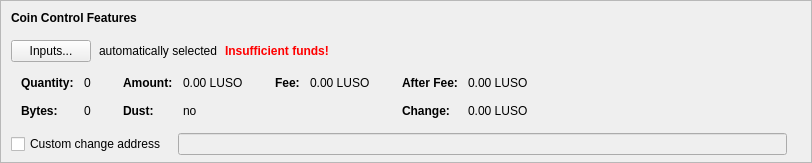
    <widget class="QFrame" name="frameCoinControl">
     <property name="sizePolicy">
      <sizepolicy hsizetype="Expanding" vsizetype="Expanding">
       <horstretch>0</horstretch>
       <verstretch>0</verstretch>
      </sizepolicy>
     </property>
     <property name="maximumSize">
      <size>
       <width>16777215</width>
       <height>16777215</height>
      </size>
     </property>
     <property name="frameShape">
      <enum>QFrame::StyledPanel</enum>
     </property>
     <property name="frameShadow">
      <enum>QFrame::Sunken</enum>
     </property>
     <layout class="QVBoxLayout" name="verticalLayoutCoinControl2">
      <property name="spacing">
       <number>0</number>
      </property>
      <property name="leftMargin">
       <number>0</number>
      </property>
      <property name="topMargin">
       <number>0</number>
      </property>
      <property name="rightMargin">
       <number>0</number>
      </property>
      <property name="bottomMargin">
       <number>6</number>
      </property>
      <item>
       <layout class="QVBoxLayout" name="verticalLayoutCoinControl" stretch="0,0,0,0,1">
        <property name="spacing">
         <number>0</number>
        </property>
        <property name="leftMargin">
         <number>10</number>
        </property>
        <property name="topMargin">
         <number>10</number>
        </property>
        <item>
         <layout class="QHBoxLayout" name="horizontalLayoutCoinControl1">
          <property name="bottomMargin">
           <number>15</number>
          </property>
          <item>
           <widget class="QLabel" name="labelCoinControlFeatures">
            <property name="sizePolicy">
             <sizepolicy hsizetype="Preferred" vsizetype="Maximum">
              <horstretch>0</horstretch>
              <verstretch>0</verstretch>
             </sizepolicy>
            </property>
            <property name="font">
             <font>
              <weight>75</weight>
              <bold>true</bold>
             </font>
            </property>
            <property name="styleSheet">
             <string notr="true">font-weight:bold;</string>
            </property>
            <property name="text">
             <string>Coin Control Features</string>
            </property>
           </widget>
          </item>
         </layout>
        </item>
        <item>
         <layout class="QHBoxLayout" name="horizontalLayoutCoinControl2" stretch="0,0,0,0">
          <property name="spacing">
           <number>8</number>
          </property>
          <property name="bottomMargin">
           <number>10</number>
          </property>
          <item>
           <widget class="QPushButton" name="pushButtonCoinControl">
            <property name="styleSheet">
             <string notr="true"/>
            </property>
            <property name="text">
             <string>Inputs...</string>
            </property>
            <property name="autoDefault">
             <bool>false</bool>
            </property>
           </widget>
          </item>
          <item>
           <widget class="QLabel" name="labelCoinControlAutomaticallySelected">
            <property name="text">
             <string>automatically selected</string>
            </property>
            <property name="margin">
             <number>5</number>
            </property>
           </widget>
          </item>
          <item>
           <widget class="QLabel" name="labelCoinControlInsuffFunds">
            <property name="font">
             <font>
              <weight>75</weight>
              <bold>true</bold>
             </font>
            </property>
            <property name="styleSheet">
             <string notr="true">color:red;font-weight:bold;</string>
            </property>
            <property name="text">
             <string>Insufficient funds!</string>
            </property>
            <property name="margin">
             <number>5</number>
            </property>
           </widget>
          </item>
          <item>
           <spacer name="horizontalSpacerCoinControl">
            <property name="orientation">
             <enum>Qt::Horizontal</enum>
            </property>
            <property name="sizeHint" stdset="0">
             <size>
              <width>40</width>
              <height>1</height>
             </size>
            </property>
           </spacer>
          </item>
         </layout>
        </item>
        <item>
         <widget class="QWidget" name="widgetCoinControl" native="true">
          <property name="sizePolicy">
           <sizepolicy hsizetype="Preferred" vsizetype="Preferred">
            <horstretch>0</horstretch>
            <verstretch>0</verstretch>
           </sizepolicy>
          </property>
          <property name="minimumSize">
           <size>
            <width>0</width>
            <height>0</height>
           </size>
          </property>
          <property name="styleSheet">
           <string notr="true"/>
          </property>
          <layout class="QHBoxLayout" name="horizontalLayoutCoinControl5">
           <property name="leftMargin">
            <number>0</number>
           </property>
           <property name="topMargin">
            <number>0</number>
           </property>
           <property name="rightMargin">
            <number>0</number>
           </property>
           <property name="bottomMargin">
            <number>0</number>
           </property>
           <item>
            <layout class="QHBoxLayout" name="horizontalLayoutCoinControl3" stretch="0,0,0,1">
             <property name="spacing">
              <number>20</number>
             </property>
             <property name="topMargin">
              <number>0</number>
             </property>
             <property name="bottomMargin">
              <number>10</number>
             </property>
             <item>
              <layout class="QFormLayout" name="formLayoutCoinControl1">
               <property name="horizontalSpacing">
                <number>10</number>
               </property>
               <property name="verticalSpacing">
                <number>14</number>
               </property>
               <property name="leftMargin">
                <number>10</number>
               </property>
               <property name="topMargin">
                <number>4</number>
               </property>
               <property name="rightMargin">
                <number>6</number>
               </property>
               <item row="0" column="0">
                <widget class="QLabel" name="labelCoinControlQuantityText">
                 <property name="font">
                  <font>
                   <weight>75</weight>
                   <bold>true</bold>
                  </font>
                 </property>
                 <property name="text">
                  <string>Quantity:</string>
                 </property>
                 <property name="margin">
                  <number>0</number>
                 </property>
                </widget>
               </item>
               <item row="0" column="1">
                <widget class="QLabel" name="labelCoinControlQuantity">
                 <property name="cursor">
                  <cursorShape>IBeamCursor</cursorShape>
                 </property>
                 <property name="contextMenuPolicy">
                  <enum>Qt::ActionsContextMenu</enum>
                 </property>
                 <property name="text">
                  <string notr="true">0</string>
                 </property>
                 <property name="margin">
                  <number>0</number>
                 </property>
                 <property name="textInteractionFlags">
                  <set>Qt::LinksAccessibleByMouse|Qt::TextSelectableByKeyboard|Qt::TextSelectableByMouse</set>
                 </property>
                </widget>
               </item>
               <item row="1" column="0">
                <widget class="QLabel" name="labelCoinControlBytesText">
                 <property name="font">
                  <font>
                   <weight>75</weight>
                   <bold>true</bold>
                  </font>
                 </property>
                 <property name="text">
                  <string>Bytes:</string>
                 </property>
                </widget>
               </item>
               <item row="1" column="1">
                <widget class="QLabel" name="labelCoinControlBytes">
                 <property name="cursor">
                  <cursorShape>IBeamCursor</cursorShape>
                 </property>
                 <property name="contextMenuPolicy">
                  <enum>Qt::ActionsContextMenu</enum>
                 </property>
                 <property name="text">
                  <string notr="true">0</string>
                 </property>
                 <property name="textInteractionFlags">
                  <set>Qt::LinksAccessibleByMouse|Qt::TextSelectableByKeyboard|Qt::TextSelectableByMouse</set>
                 </property>
                </widget>
               </item>
              </layout>
             </item>
             <item>
              <layout class="QFormLayout" name="formLayoutCoinControl2">
               <property name="horizontalSpacing">
                <number>10</number>
               </property>
               <property name="verticalSpacing">
                <number>14</number>
               </property>
               <property name="leftMargin">
                <number>6</number>
               </property>
               <property name="topMargin">
                <number>4</number>
               </property>
               <property name="rightMargin">
                <number>6</number>
               </property>
               <item row="0" column="0">
                <widget class="QLabel" name="labelCoinControlAmountText">
                 <property name="font">
                  <font>
                   <weight>75</weight>
                   <bold>true</bold>
                  </font>
                 </property>
                 <property name="text">
                  <string>Amount:</string>
                 </property>
                 <property name="margin">
                  <number>0</number>
                 </property>
                </widget>
               </item>
               <item row="0" column="1">
                <widget class="QLabel" name="labelCoinControlAmount">
                 <property name="cursor">
                  <cursorShape>IBeamCursor</cursorShape>
                 </property>
                 <property name="contextMenuPolicy">
                  <enum>Qt::ActionsContextMenu</enum>
                 </property>
                 <property name="text">
                  <string notr="true">0.00 LUSO</string>
                 </property>
                 <property name="textInteractionFlags">
                  <set>Qt::LinksAccessibleByMouse|Qt::TextSelectableByKeyboard|Qt::TextSelectableByMouse</set>
                 </property>
                </widget>
               </item>
               <item row="1" column="0">
                <widget class="QLabel" name="labelCoinControlLowOutputText">
                 <property name="font">
                  <font>
                   <weight>75</weight>
                   <bold>true</bold>
                  </font>
                 </property>
                 <property name="text">
                  <string>Dust:</string>
                 </property>
                </widget>
               </item>
               <item row="1" column="1">
                <widget class="QLabel" name="labelCoinControlLowOutput">
                 <property name="cursor">
                  <cursorShape>IBeamCursor</cursorShape>
                 </property>
                 <property name="contextMenuPolicy">
                  <enum>Qt::ActionsContextMenu</enum>
                 </property>
                 <property name="text">
                  <string notr="true">no</string>
                 </property>
                 <property name="textInteractionFlags">
                  <set>Qt::LinksAccessibleByMouse|Qt::TextSelectableByKeyboard|Qt::TextSelectableByMouse</set>
                 </property>
                </widget>
               </item>
              </layout>
             </item>
             <item>
              <layout class="QFormLayout" name="formLayoutCoinControl3">
               <property name="horizontalSpacing">
                <number>10</number>
               </property>
               <property name="verticalSpacing">
                <number>14</number>
               </property>
               <property name="leftMargin">
                <number>6</number>
               </property>
               <property name="topMargin">
                <number>4</number>
               </property>
               <property name="rightMargin">
                <number>6</number>
               </property>
               <item row="0" column="0">
                <widget class="QLabel" name="labelCoinControlFeeText">
                 <property name="font">
                  <font>
                   <weight>75</weight>
                   <bold>true</bold>
                  </font>
                 </property>
                 <property name="text">
                  <string>Fee:</string>
                 </property>
                 <property name="margin">
                  <number>0</number>
                 </property>
                </widget>
               </item>
               <item row="0" column="1">
                <widget class="QLabel" name="labelCoinControlFee">
                 <property name="cursor">
                  <cursorShape>IBeamCursor</cursorShape>
                 </property>
                 <property name="contextMenuPolicy">
                  <enum>Qt::ActionsContextMenu</enum>
                 </property>
                 <property name="text">
                  <string notr="true">0.00 LUSO</string>
                 </property>
                 <property name="textInteractionFlags">
                  <set>Qt::LinksAccessibleByMouse|Qt::TextSelectableByKeyboard|Qt::TextSelectableByMouse</set>
                 </property>
                </widget>
               </item>
             </layout>
             </item>
             <item>
              <layout class="QFormLayout" name="formLayoutCoinControl4">
               <property name="horizontalSpacing">
                <number>10</number>
               </property>
               <property name="verticalSpacing">
                <number>14</number>
               </property>
               <property name="leftMargin">
                <number>6</number>
               </property>
               <property name="topMargin">
                <number>4</number>
               </property>
               <property name="rightMargin">
                <number>6</number>
               </property>
               <item row="0" column="0">
                <widget class="QLabel" name="labelCoinControlAfterFeeText">
                 <property name="font">
                  <font>
                   <weight>75</weight>
                   <bold>true</bold>
                  </font>
                 </property>
                 <property name="text">
                  <string>After Fee:</string>
                 </property>
                 <property name="margin">
                  <number>0</number>
                 </property>
                </widget>
               </item>
               <item row="0" column="1">
                <widget class="QLabel" name="labelCoinControlAfterFee">
                 <property name="cursor">
                  <cursorShape>IBeamCursor</cursorShape>
                 </property>
                 <property name="contextMenuPolicy">
                  <enum>Qt::ActionsContextMenu</enum>
                 </property>
                 <property name="text">
                  <string notr="true">0.00 LUSO</string>
                 </property>
                 <property name="textInteractionFlags">
                  <set>Qt::LinksAccessibleByMouse|Qt::TextSelectableByKeyboard|Qt::TextSelectableByMouse</set>
                 </property>
                </widget>
               </item>
               <item row="1" column="0">
                <widget class="QLabel" name="labelCoinControlChangeText">
                 <property name="font">
                  <font>
                   <weight>75</weight>
                   <bold>true</bold>
                  </font>
                 </property>
                 <property name="text">
                  <string>Change:</string>
                 </property>
                </widget>
               </item>
               <item row="1" column="1">
                <widget class="QLabel" name="labelCoinControlChange">
                 <property name="cursor">
                  <cursorShape>IBeamCursor</cursorShape>
                 </property>
                 <property name="contextMenuPolicy">
                  <enum>Qt::ActionsContextMenu</enum>
                 </property>
                 <property name="text">
                  <string notr="true">0.00 LUSO</string>
                 </property>
                 <property name="textInteractionFlags">
                  <set>Qt::LinksAccessibleByMouse|Qt::TextSelectableByKeyboard|Qt::TextSelectableByMouse</set>
                 </property>
                </widget>
               </item>
              </layout>
             </item>
            </layout>
           </item>
          </layout>
         </widget>
        </item>
        <item>
         <layout class="QHBoxLayout" name="horizontalLayoutCoinControl4" stretch="0,0,0">
          <property name="spacing">
           <number>12</number>
          </property>
          <property name="sizeConstraint">
           <enum>QLayout::SetDefaultConstraint</enum>
          </property>
          <property name="topMargin">
           <number>5</number>
          </property>
          <property name="rightMargin">
           <number>5</number>
          </property>
          <item>
           <widget class="QCheckBox" name="checkBoxCoinControlChange">
            <property name="toolTip">
             <string>If this is activated, but the change address is empty or invalid, change will be sent to a newly generated address.</string>
            </property>
            <property name="text">
             <string>Custom change address</string>
            </property>
           </widget>
          </item>
          <item>
           <widget class="QValidatedLineEdit" name="lineEditCoinControlChange">
            <property name="enabled">
             <bool>false</bool>
            </property>
            <property name="sizePolicy">
             <sizepolicy hsizetype="Expanding" vsizetype="Fixed">
              <horstretch>0</horstretch>
              <verstretch>0</verstretch>
             </sizepolicy>
            </property>
           </widget>
          </item>
          <item>
           <widget class="QLabel" name="labelCoinControlChangeLabel">
            <property name="sizePolicy">
             <sizepolicy hsizetype="Preferred" vsizetype="Expanding">
              <horstretch>0</horstretch>
              <verstretch>0</verstretch>
             </sizepolicy>
            </property>
            <property name="minimumSize">
             <size>
              <width>0</width>
              <height>0</height>
             </size>
            </property>
            <property name="text">
             <string/>
            </property>
            <property name="margin">
             <number>3</number>
            </property>
           </widget>
          </item>
         </layout>
        </item>
        <item>
         <spacer name="verticalSpacerCoinControl">
          <property name="orientation">
           <enum>Qt::Vertical</enum>
          </property>
          <property name="sizeHint" stdset="0">
           <size>
            <width>800</width>
            <height>1</height>
           </size>
          </property>
         </spacer>
        </item>
       </layout>
      </item>
     </layout>
    </widget>
